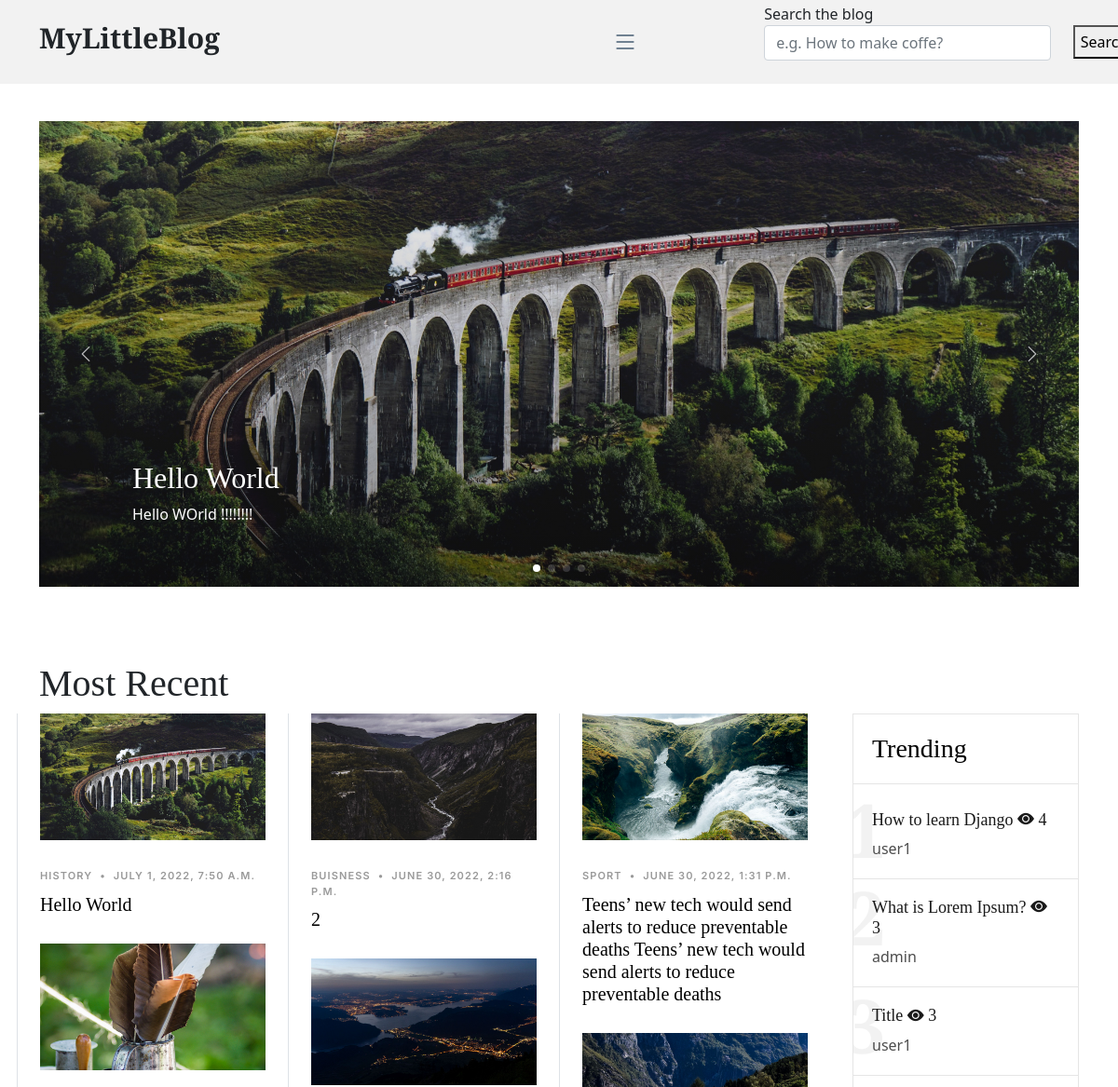
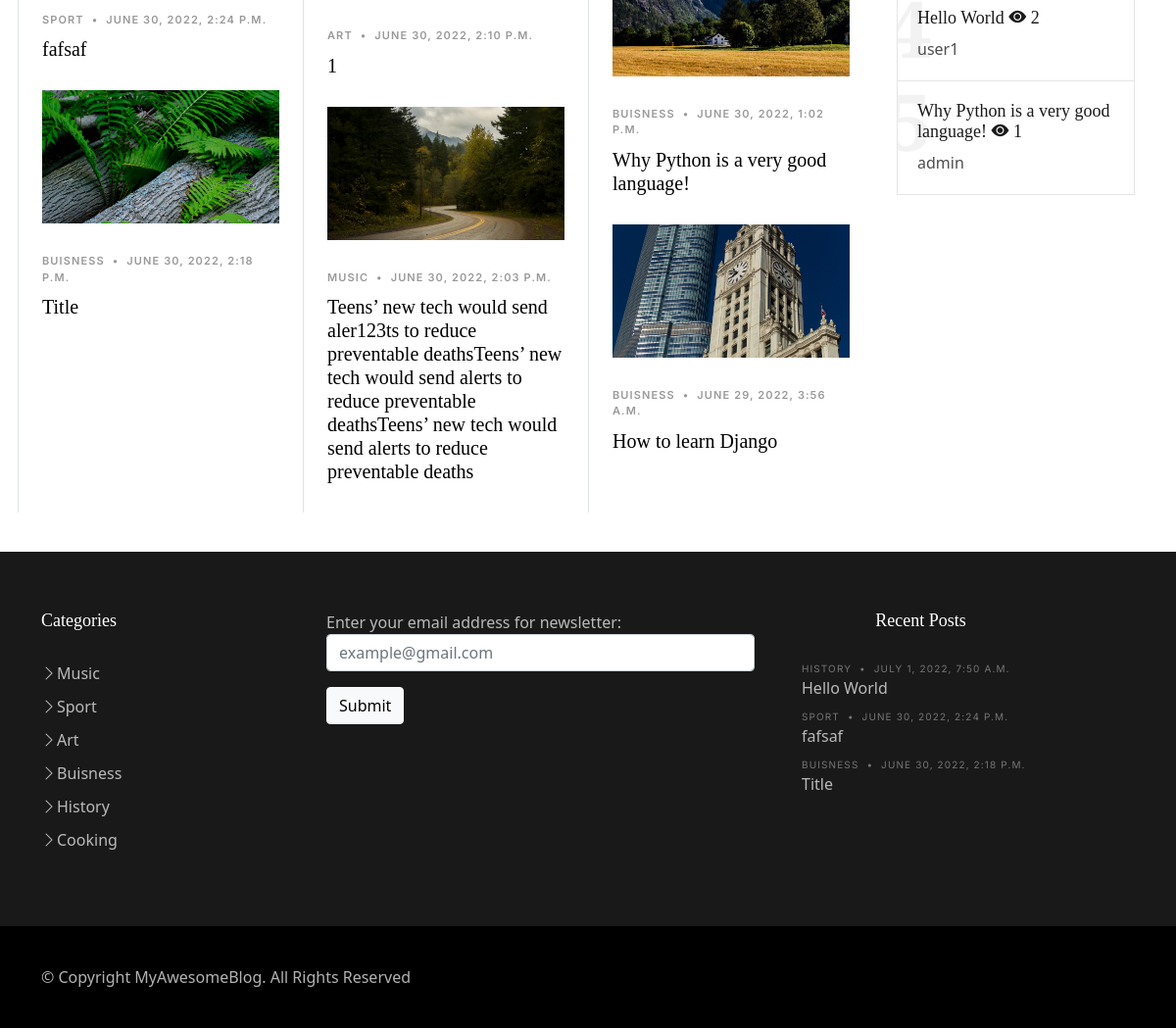
The page / on the database its author committed (2 pictures, top to bottom).
### Blog/models.py (models this page shows, shortened)
class PostModel(models.Model):
    author = models.ForeignKey(CustomUserModel, on_delete=models.CASCADE)
    title = models.CharField(max_length=200)
    overview = models.TextField()
    content = RichTextUploadingField('Content')
    date_created = models.DateTimeField(auto_now_add=True)
    category = models.ForeignKey(CategoryModel, on_delete=models.CASCADE)
    thumbnail = models.ImageField(upload_to='thumbnails', null=True, blank=True)
    view_count = models.IntegerField(blank=True, null=True, default=0)

class CategoryModel(models.Model):
    title = models.CharField(max_length=100)
    def __str__(self):
        return self.title

class CustomUserModel(AbstractUser):
    profile_picture = models.ImageField(upload_to='profile_pictures', null=True, blank=True)
    def __str__(self):
        return self.username

### Blog/views.py (the view)
# urls.py: path('', index, name='index'),
def index(request):
    slider_posts = PostModel.objects.order_by('-date_created')[:4]
    posts = PostModel.objects.order_by('-date_created')[:9]
    first_col = posts[:3]
    second_col = posts[3:6]
    third_col = posts[6:9]
    trending_posts = PostModel.objects.order_by('-view_count')[:5]
    categories = CategoryModel.objects.all()
    if request.method == 'POST':
        form = NewsLetterForm(request.POST or None)
        if form.is_valid():
            form.save()
            return redirect('index')
    else:
        form = NewsLetterForm()
    context = {
        'slider_posts': slider_posts,
        'first_col': first_col,
        'second_col': second_col,
        'third_col': third_col,
        'trending_posts': trending_posts,
        'categories': categories,
        'form': form
    }
    return render(request, 'Blog/index.html', context)

### Blog/forms.py
class NewsLetterForm(forms.ModelForm):
    email = forms.EmailField(widget=forms.EmailInput(attrs={
        'class': 'form-control',
        'placeholder': 'example@gmail.com'
    }), label='Enter your email address for newsletter:')
    class Meta:
        model = Newsletter
        fields = '__all__'

### Blog/templates/Blog/index.html
{% extends 'Blog/base.html' %}
{% block content %}
<main id="main">
    <section id="hero-slider" class="hero-slider">
        <div class="container-md" data-aos="fade-in">
            <div class="row">
                <div class="col-12">
                    <div class="swiper sliderFeaturedPosts">
                        <div class="swiper-wrapper">
                            {% for item in slider_posts %}
                            <div class="swiper-slide">
                                <a href="{% url 'post' item.pk %}" class="img-bg d-flex align-items-end"
                                   style="background-image: url({{ item.thumbnail.url }});">
                                    <div class="img-bg-inner">
                                        <h2>{{ item.title }}</h2>
                                        <p>{{ item.overview }}</p>
                                    </div>
                                </a>
                            </div>
                            {% endfor %}
                        </div>
                        <div class="custom-swiper-button-next">
                            <span class="bi-chevron-right"></span>
                        </div>
                        <div class="custom-swiper-button-prev">
                            <span class="bi-chevron-left"></span>
                        </div>
                        <div class="swiper-pagination"></div>
                    </div>
                </div>
            </div>
        </div>
    </section>
    <section id="posts" class="posts">
        <div class="container" data-aos="fade-up">
            <h1>Most Recent</h1>
            <div class="row g-5">
                <div class="col-lg-12">
                    <div class="row g-5">
                        <div class="col-lg-3 border-start custom-border">
                            {% for item in first_col %}
                            <div class="post-entry-1">
                                <a href="{% url 'post' item.pk %}"><img src="{{ item.thumbnail.url }}" alt=""
                                                                class="img-fluid" style="width:100%"></a>
                                <div class="post-meta"><span class="date">{{ item.category.title }}</span> <span
                                        class="mx-1">&bullet;</span> <span>{{ item.date_created }}</span></div>
                                <h2><a href="{% url 'post' item.pk %}">{{ item.title }}</a></h2>
                            </div>
                            {% endfor %}
                        </div>
                        <div class="col-lg-3 border-start custom-border">
                            {% for item in second_col %}
                            <div class="post-entry-1">
                                <a href="{% url 'post' item.pk %}"><img src="{{ item.thumbnail.url }}" alt=""
                                                                class="img-fluid" style="width:100%"></a>
                                <div class="post-meta"><span class="date">{{ item.category.title }}</span> <span
                                        class="mx-1">&bullet;</span> <span>{{ item.date_created }}</span></div>
                                <h2><a href="{% url 'post' item.pk %}">{{ item.title }}</a></h2>
                            </div>
                            {% endfor %}
                        </div>
                        <div class="col-lg-3 border-start custom-border">
                            {% for item in third_col %}
                            <div class="post-entry-1">
                                <a href="{% url 'post' item.pk %}"><img src="{{ item.thumbnail.url }}" alt=""
                                                                class="img-fluid" style="width:100%"></a>
                                <div class="post-meta"><span class="date">{{ item.category.title }}</span> <span
                                        class="mx-1">&bullet;</span> <span>{{ item.date_created }}</span></div>
                                <h2><a href="{% url 'post' item.pk %}">{{ item.title }}</a></h2>
                            </div>
                            {% endfor %}
                        </div>
                        <div class="col-lg-3">
                            <div class="trending">
                                <h3>Trending</h3>
                                <ul class="trending-post">
                                    {% for item in trending_posts %}
                                    <li>
                                        <a href="{% url 'post' item.pk %}">
                                            <span class="number">{{ forloop.counter }}</span>
                                            <h3>{{ item.title }} <i class="bi bi-eye-fill"></i> {{ item.view_count }}</h3>
                                            <span class="author">{{ item.author }}</span>
                                        </a>
                                    </li>
                                    {% endfor %}
                                </ul>
                            </div>
                        </div>
                    </div>
                </div>
            </div>
        </div>
    </section>
{% include 'Blog/include_files/_footer_main.html' %}
</main>
{% endblock %}

### Blog/templates/Blog/include_files/_footer_main.html (shortened to what this page needs)
{% load static %}
<footer id="footer" class="footer">
    <div class="footer-content">
        <div class="container">
            <div class="row g-5">
                <div class="col-6 col-lg-3">
                    <h3 class="footer-heading">Categories</h3>
                    <ul class="footer-links list-unstyled">
                        {% for item in categories %}
                        <li><a href="{% url 'category' item.pk %}"><i class="bi bi-chevron-right"></i>{{ item }}</a></li>
                        {% endfor %}
                    </ul>
                </div>
                <div class="col-6 col-lg-5">
                    <form action="." method="post">
                        <div class="mb-3">
                            {{ form.as_p }}
                        </div>
                        <button type="submit" class="btn btn-light">Submit</button>
                    </form>
                </div>
                <div class="col-lg-3">
                    <h3 class="footer-heading text-center">Recent Posts</h3>
                    <ul class="footer-links footer-blog-entry list-unstyled text-start">
                        {% for item in first_col %}
                        <li>
                            <a href="{% url 'post' item.pk %}" class="d-flex align-items-center">
                                <div>
                                    <div class="post-meta d-block"><span class="date">{{ item.category }}</span>
                                        <span
                                                class="mx-1">&bullet;</span>
                                        <span>{{ item.date_created }}</span></div>
                                    <span>{{ item.title }}</span>
                                </div>
                            </a>
                        </li>
                        {% endfor %}
                    </ul>
                </div>
            </div>
        </div>
    </div>
    <div class="footer-legal">
        <div class="container">
            <div class="row justify-content-between">
                <div class="col-md-6 text-center text-md-start mb-3 mb-md-0">
                    <div class="copyright">
                        © Copyright <strong><span>MyAwesomeBlog</span></strong>. All Rights Reserved
                    </div>
                </div>
            </div>
        </div>
    </div>
</footer>

### Blog/static/Blog/css/variables.css (style rules this page uses)
:root { --font-default: 'EB Garamond', system-ui, -apple-system, "Segoe UI", Roboto, "Helvetica Neue", Arial, "Noto Sans", "Liberation Sans", sans-serif, "Apple Color Emoji", "Segoe UI Emoji", "Segoe UI Symbol", "Noto Color Emoji"; --font-primary: 'EB Garamond', serif; --font-secondary: 'Inter', sans-serif; --color-default: #212529; --color-default-rgb: 33, 37, 41; --color-links: #212529; --color-links-hover: #15171a; --color-primary: #212529; --color-primary-light: #26282c; --color-primary-dark: #0b0c0e; --color-primary-rgb: 33, 37, 41; --color-primary-light-rgb: 38, 40, 44; --color-primary-dark-rgb: 11, 12, 14; --color-secondary: #596d80; --color-secondary-light: #8498aa; --color-secondary-dark: #404f5c; --color-secondary-rgb: 89, 109, 128; --color-secondary-light-rgb: 132, 152, 170; --color-secondary-dark-rgb: 64, 79, 92; --color-blue: #0d6efd; --color-blue-rgb: 13, 110, 253; --color-indigo: #6610f2; --color-indigo-rgb: 102, 16, 242; --color-purple: #6f42c1; --color-purple-rgb: 111, 66, 193; --color-pink: #f3268c; --color-pink-rgb: 243, 38, 140; --color-red: #df1529; --color-red-rgb: 223, 21, 4; --color-orange: #fd7e14; --color-orange-rgb: 253, 126, 20; --color-yellow: #ffc107; --color-yellow-rgb: 255, 193, 7; --color-green: #059652; --color-green-rgb: 5, 150, 82; --color-teal: #20c997; --color-teal-rgb: 32, 201, 151; --color-cyan: #0dcaf0; --color-cyan-rgb: 13, 202, 240; --color-white: #ffffff; --color-white-rgb: 255, 255, 255; --color-gray: #6c757d; --color-gray-rgb: 108, 117, 125; --color-black: #000000; --color-black-rgb: 0, 0, 0; }
:root { --bs-blue: var(--color-blue); --bs-indigo: var(--color-indigo); --bs-purple: var(--color-purple); --bs-pink: var(--color-pink); --bs-red: var(--color-red); --bs-orange: var(--color-orange); --bs-yellow: var(--color-yellow); --bs-green: var(--color-green); --bs-teal: var(--color-teal); --bs-cyan: var(--color-cyan); --bs-white: var(--color-white); --bs-gray: var(--color-gray); --bs-gray-dark: #343a40; --bs-gray-100: #f8f9fa; --bs-gray-200: #e9ecef; --bs-gray-300: #dee2e6; --bs-gray-400: #ced4da; --bs-gray-500: #adb5bd; --bs-gray-600: #6c757d; --bs-gray-700: #495057; --bs-gray-800: #343a40; --bs-gray-900: #212529; --bs-primary: var(--color-blue); --bs-secondary: var(--color-blue); --bs-success: #198754; --bs-info: #0dcaf0; --bs-warning: #ffc107; --bs-danger: #dc3545; --bs-light: #f8f9fa; --bs-dark: #212529; --bs-primary-rgb: var(--color-primary-rgb); --bs-secondary-rgb: var(--color-secondary-rgb); --bs-success-rgb: 25, 135, 84; --bs-info-rgb: 13, 202, 240; --bs-warning-rgb: 255, 193, 7; --bs-danger-rgb: 220, 53, 69; --bs-light-rgb: 248, 249, 250; --bs-dark-rgb: 33, 37, 41; --bs-white-rgb: var(--color-white-rgb); --bs-black-rgb: var(--color-black-rgb); --bs-body-color-rgb: var(--color-default-rgb); --bs-body-bg-rgb: 255, 255, 255; --bs-font-sans-serif: var(--font-default); --bs-font-monospace: SFMono-Regular, Menlo, Monaco, Consolas, "Liberation Mono", "Courier New", monospace; --bs-gradient: linear-gradient(180deg, rgba(255, 255, 255, 0.15), rgba(255, 255, 255, 0)); --bs-body-font-family: var(--font-default); --bs-body-font-size: 1rem; --bs-body-font-weight: 400; --bs-body-line-height: 1.5; --bs-body-color: var(--color-default); --bs-body-bg: #fff; }

### rows shown on the page
PostModel: thumbnail (picture), title "Hello World", overview "Hello WOrld !!!!!!!!", category "HISTORY", date_created "JULY 1, 2022, 7:50 A.M.", view_count "2", author "user1"
PostModel: thumbnail (picture), category "SPORT", date_created "JUNE 30, 2022, 2:24 P.M.", title "fafsaf"
PostModel: thumbnail (picture), category "BUISNESS", date_created "JUNE 30, 2022, 2:18 P.M.", title "Title", view_count "3", author "user1"
PostModel: thumbnail (picture), category "BUISNESS", date_created "JUNE 30, 2022, 2:16 P.M.", title "2"
PostModel: thumbnail (picture), category "ART", date_created "JUNE 30, 2022, 2:10 P.M.", title "1"
PostModel: thumbnail (picture), category "MUSIC", date_created "JUNE 30, 2022, 2:03 P.M.", title "Teens’ new tech would send aler123ts to reduce preventable deathsTeens’ new tech would send alerts to reduce preventable deathsTeens’ new tech would send alerts to reduce preventable deaths"
PostModel: thumbnail (picture), category "SPORT", date_created "JUNE 30, 2022, 1:31 P.M.", title "Teens’ new tech would send alerts to reduce preventable deaths Teens’ new tech would send alerts to reduce preventable deaths"
PostModel: thumbnail (picture), category "BUISNESS", date_created "JUNE 30, 2022, 1:02 P.M.", title "Why Python is a very good language!", view_count "1", author "admin"
PostModel: thumbnail (picture), category "BUISNESS", date_created "JUNE 29, 2022, 3:56 A.M.", title "How to learn Django", view_count "4", author "user1"
PostModel: title "What is Lorem Ipsum?", view_count "3", author "admin"
CategoryModel: title "Music"
CategoryModel: title "Sport"
CategoryModel: title "Art"
CategoryModel: title "Buisness"
CategoryModel: title "History"
CategoryModel: title "Cooking"
